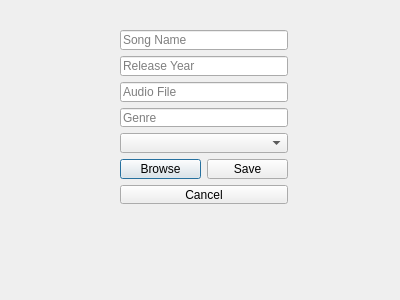
<?xml version="1.0" encoding="UTF-8"?>
<ui version="4.0">
 <class>EditSongDialog</class>
 <widget class="QDialog" name="EditSongDialog">
  <property name="geometry">
   <rect>
    <x>0</x>
    <y>0</y>
    <width>400</width>
    <height>300</height>
   </rect>
  </property>
  <property name="windowTitle">
   <string>Dialog</string>
  </property>
  <widget class="QWidget" name="layoutWidget">
   <property name="geometry">
    <rect>
     <x>120</x>
     <y>30</y>
     <width>168</width>
     <height>174</height>
    </rect>
   </property>
   <layout class="QVBoxLayout" name="verticalLayout">
    <item>
     <widget class="QLineEdit" name="songNameLineEdit">
      <property name="placeholderText">
       <string>Song Name</string>
      </property>
     </widget>
    </item>
    <item>
     <widget class="QLineEdit" name="releaseYearLineEdit">
      <property name="placeholderText">
       <string>Release Year</string>
      </property>
     </widget>
    </item>
    <item>
     <widget class="QLineEdit" name="audioFileLineEdit">
      <property name="placeholderText">
       <string>Audio File</string>
      </property>
     </widget>
    </item>
    <item>
     <widget class="QLineEdit" name="genreLineEdit">
      <property name="placeholderText">
       <string>Genre</string>
      </property>
     </widget>
    </item>
    <item>
     <widget class="QComboBox" name="albumComboBox"/>
    </item>
    <item>
     <layout class="QHBoxLayout" name="horizontalLayout">
      <item>
       <widget class="QPushButton" name="browseButton">
        <property name="text">
         <string>Browse</string>
        </property>
       </widget>
      </item>
      <item>
       <widget class="QPushButton" name="saveButton">
        <property name="text">
         <string>Save</string>
        </property>
       </widget>
      </item>
     </layout>
    </item>
    <item>
     <widget class="QPushButton" name="cancelButton">
      <property name="text">
       <string>Cancel</string>
      </property>
     </widget>
    </item>
   </layout>
  </widget>
 </widget>
 <resources/>
 <connections/>
</ui>
